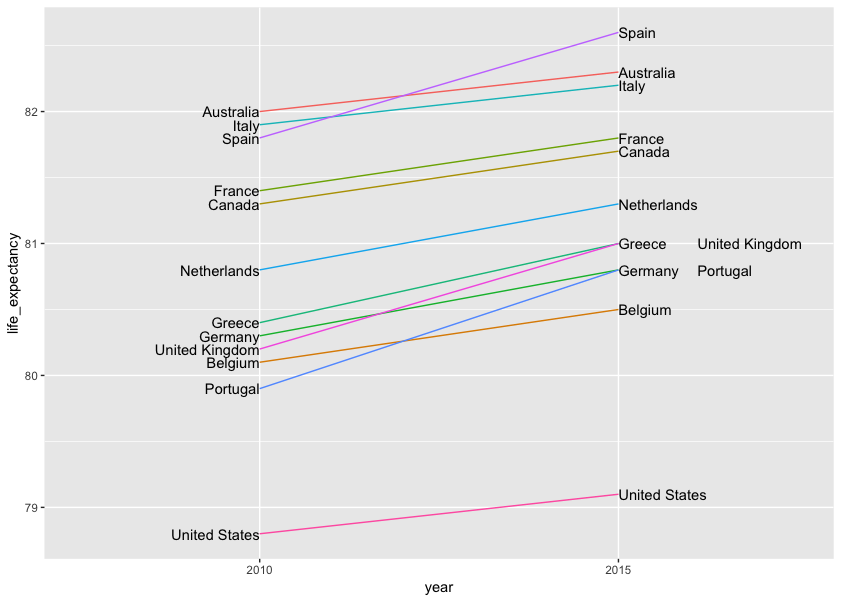

Reproduce this figure in R.
library(dslabs)
data("gapminder")
head(gapminder)

west<-c("Western Europe", "Northern Europe", "Northern America", "Australia and New Zealand", "Southern Europe")

#all countries color by continent, 1962 and 2012
dat<-filter(gapminder, year%in%c(2010, 2015) & region%in% west & !is.na(life_expectancy) & population>10^7)

dat%>% mutate(location=ifelse(year==2010, 1,2),
              location=ifelse(year==2015 & country%in%c("United Kingdom", "Portugal"), location + 0.22, location),
              hjust=ifelse(year==2010, 1, 0))%>%
  mutate(year=as.factor(year))%>% 
  ggplot(aes(year, life_expectancy, group=country)) +
  geom_line(aes(color=country) , show.legend = FALSE) +
  geom_text(aes(x=location,label=country,hjust=hjust), show.legend = FALSE) 
